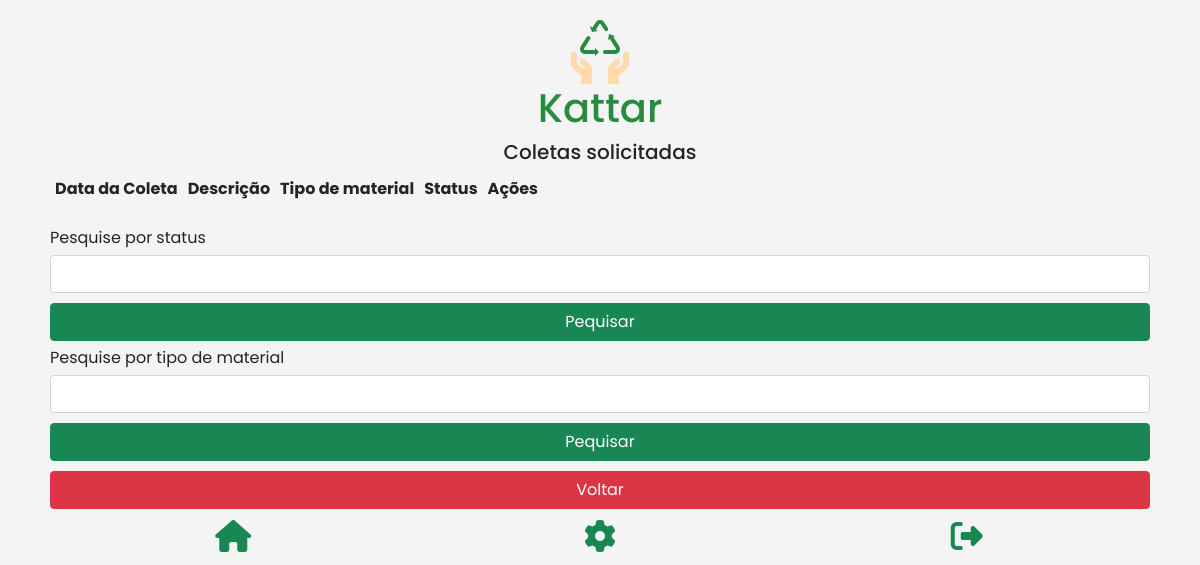
The page /view/coleta_solicitacoes_geral.php on the database as committed earlier.
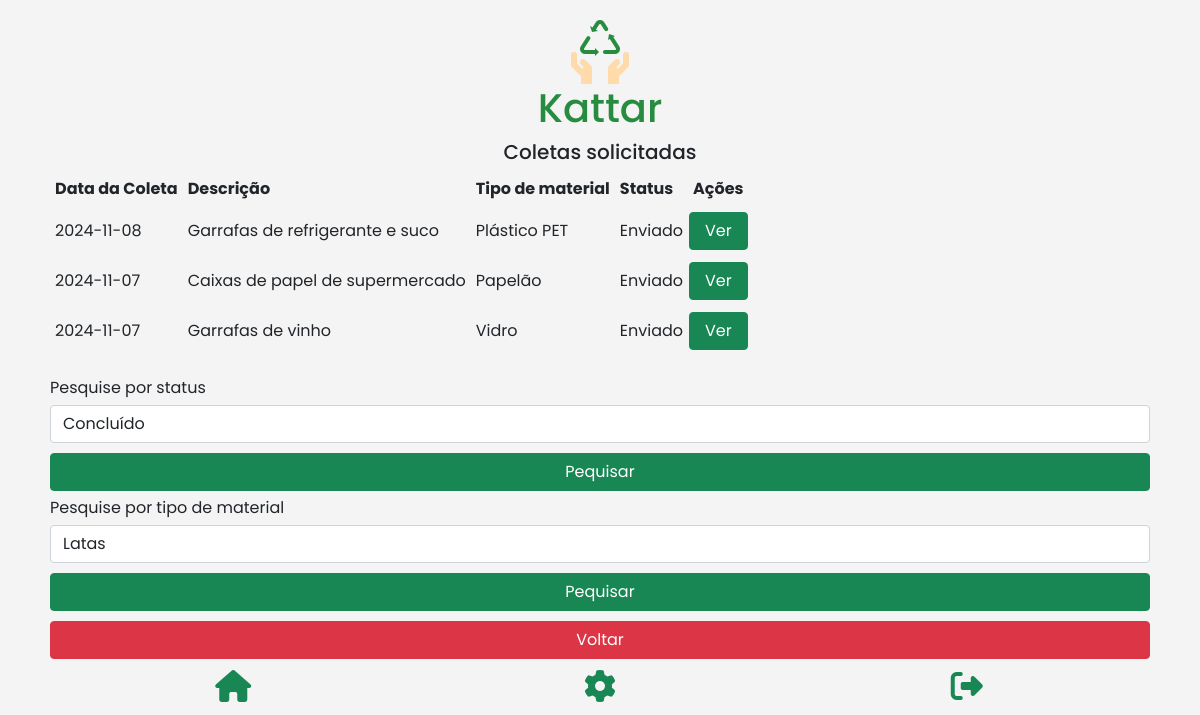
The same page on the database as committed later.
### tables this page shows
CREATE TABLE `coleta` (
  `id` int(11) NOT NULL,
  `data_coleta` date NOT NULL,
  `turno_coleta` varchar(60) NOT NULL,
  `estado` varchar(60) NOT NULL,
  `municipio` varchar(60) NOT NULL,
  `bairro` varchar(60) NOT NULL,
  `logradouro` varchar(80) NOT NULL,
  `descricao` text NOT NULL,
  `foto_residuo` text NOT NULL,
  `id_tipo_material` int(11) DEFAULT NULL,
  `email_usuario` varchar(200) DEFAULT NULL,
  `id_status` int(11) DEFAULT NULL,
  `latitude` decimal(10,8) DEFAULT NULL,
  `longitude` decimal(11,8) DEFAULT NULL
);

CREATE TABLE `tipo_material` (
  `id` int(11) NOT NULL,
  `descricao` text NOT NULL,
  `observacao` text NOT NULL
);

CREATE TABLE `status_coleta` (
  `id` int(11) NOT NULL,
  `descricao` text NOT NULL
);

### model/coleta.php (called while the page is built, shortened)
<?php
include_once "config_bd.php";
class Coleta
{
    public function exibirColeta()
    {
        $sql = "SELECT coleta.id,coleta.bairro,coleta.logradouro,coleta.data_coleta,coleta.descricao,coleta.email_usuario,coleta.estado,";
        $sql.= " coleta.foto_residuo,tipo_material.descricao as tipo_material_descricao,coleta.municipio,coleta.turno_coleta,status_coleta.descricao as status_coleta";
        $sql .= " FROM coleta INNER JOIN tipo_material ON coleta.id_tipo_material = tipo_material.id INNER JOIN status_coleta ON ";
        $sql .= " coleta.id_status = status_coleta.id  ORDER BY data_coleta DESC";
        $tabela = retornarDados($sql);
        return $tabela;
    }
}

### view/config_bd.php (called while the page is built, shortened)
<?php
$servidor = "localhost";
$usuario = "root";
$senha = "";
$bd = "kattar";
$conn = mysqli_connect($servidor, $usuario, $senha, $bd);
function retornarDados($sql) {
    global $conn;
    $resultado = mysqli_query($conn, $sql);
    if (mysqli_num_rows($resultado) > 0) {
        return $resultado;
    } else {
       return 0;
    }
}
?>

### model/status_coleta.php (called while the page is built, shortened)
<?php
include_once "config_bd.php";
class Status
{
    public function exibirStatus()
    {
        $sql = "SELECT * FROM status_coleta ORDER BY descricao";
        $tabela = retornarDados($sql);
        return $tabela;
    }
}

### model/tipo_material.php (called while the page is built, shortened)
<?php
include_once "config_bd.php";
class TipoMaterial
{
    public function exibirTipoMaterial()
    {
        $sql = "SELECT * FROM tipo_material ORDER BY descricao";
        $tabela = retornarDados($sql);
        return $tabela;
    }
}

### view/coleta_solicitacoes_geral.php (the view, shortened to what the changed rows need)
<!DOCTYPE html>
<html lang="pt-br">
<head>
    <?php require "referencias.php";
    ?>
</head>
<body onload="getLocation();">
    <?php include "../model/status_coleta.php";
    include "../model/coleta.php";
    include "../model/tipo_material.php";
    ?>
    <form name="localizacao" method="post" enctype="multipart/form-data">
        <div class="container">
            <div class="row">
                <?php require "cabecalho_pagina.php" ?>
                <div class="col-md-12">
                    <table>
                        <tr>
                        <th style="text-align: left;padding:5px">Data da Coleta</th>
                            <th style="text-align: left;padding:5px">Descrição</th>
                            <th style="text-align: left;padding:5px">Tipo de material</th>
                            <th style="text-align: left;padding:5px">Status</th>
                            <th style="text-align: left;padding:5px">Ações</th>
                        </tr>
                        <?php
                        $coleta = new coleta("", "", "", "", "", "", "", "", "", "", "", "");
                        $dados = $coleta->exibirColeta();
                        while ($linha = mysqli_fetch_assoc($dados)) {
                        ?>
                            <tr>
                                <td style="text-align: left;padding:5px"><?php echo $linha["data_coleta"] ?></td>
                                <td style="text-align: left;padding:5px"><?php echo $linha["descricao"] ?></td>
                                <td style="text-align: left;padding:5px"><?php echo $linha["tipo_material_descricao"] ?></td>
                                <td style="text-align: left;padding:5px"><?php echo $linha["status_coleta"] ?></td>
                                <td>
                                    <a href="coleta_solicitacoes_geral_ver.php?id_coleta=<?php echo $linha["id"] ?>">
                                    <input type="button" class="btn btn-success" value="Ver">
                                    </a>
                                </td>
                            </tr>
                        <?php
                        }
                        ?>
                    </table>
                </div>
                <div class="col-md-12" style="text-align: left;" >
                    <label class="label">Pesquise por status</label>
                    <select name="selectStatus" class="form-control">
                        <?php
                        $status = new status("");
                        $dados = $status->exibirStatus();
                        while ($linha = mysqli_fetch_assoc($dados)) {
                        ?>
                            <option value="<?php echo $linha["id"] ?>"><?php echo $linha["descricao"] ?></option>
                        <?php
                        }
                        ?>
                    </select>
                </div>
                <div class="col-md-12" style="text-align: left;" >
                    <label class="label">Pesquise por tipo de material</label>
                    <select name="selectTipoMateiral" class="form-control">
                    <?php
                        $tipo_material = new TipoMaterial("","");
                        $dados = $tipo_material->exibirTipoMaterial();
                        while ($linha = mysqli_fetch_assoc($dados)) {
                            ?>
                                <option value="<?php echo $linha["id"] ?>"><?php echo $linha["descricao"] ?></option>
                            <?php
                            }
                            ?>
                    </select>
                </div>
            </div>
        </div>
    </form>
</body>
</html>

Rows that differ between the two databases and show on the page:
added coleta: data_coleta "2024-11-08", descricao "Garrafas de refrigerante e suco", id_tipo_material.descricao "Plástico PET", status_coleta.descricao "Enviado"
added coleta: data_coleta "2024-11-07", descricao "Caixas de papel de supermercado", id_tipo_material.descricao "Papelão", status_coleta.descricao "Enviado"
added coleta: data_coleta "2024-11-07", descricao "Garrafas de vinho", id_tipo_material.descricao "Vidro", status_coleta.descricao "Enviado"
Other text that changed with them:
form field selectStatus: (not shown) → "Concluído"
form field selectTipoMateiral: (not shown) → "Latas"
